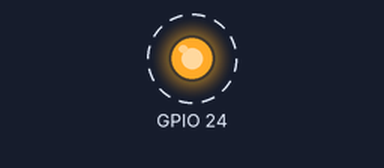
A program run on a simulated Raspberry Pi (BCM pin numbers). Parts: output pins drawn as LEDs (lit = HIGH). Dashed ring = blinking.

Above: at 0.5 s.
Timing chart, 0 to 4.6 s (numbered marks = the images above):
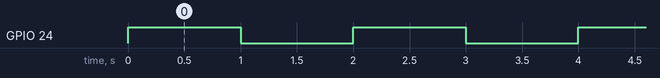

The program:

GPIO_Basics_blink.py
```python
import RPi.GPIO as io
import time

io.setmode(io.BCM)
io.setup(24,io.OUT)

try:
	while True:
		io.output(24,1)
		time.sleep(1)
		io.output(24,0)
		time.sleep(1)

except KeyboardInterrupt:
	print "ontrol + C was pressed, exit with io.cleanup()"

finally:
	io.cleanup()
```

Measured:
- by itself, GPIO 24: alternates HIGH for 1.0 s and LOW for 1.0 s
